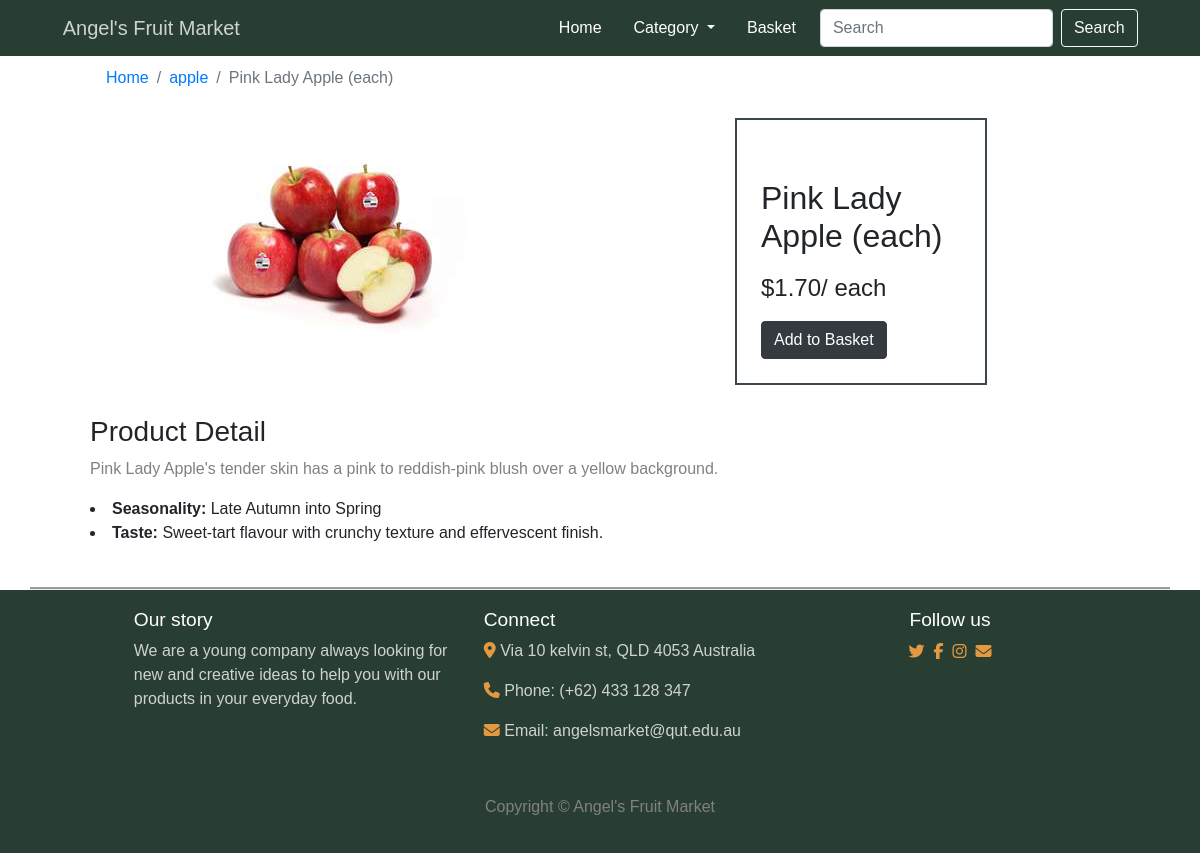
The app's page /fruits/2/ with its own data.
### models.py (models this page shows, shortened)
class Fruit(db.Model):
    __tablename__ = "fruits"
    id = db.Column(db.Integer, primary_key=True)
    category_id = db.Column(db.Integer, db.ForeignKey('categories.id'))
    name = db.Column(db.String(64), unique=True, nullable=False)
    price= db.Column(db.Float, nullable=False)
    description = db.Column(db.String(500), nullable=False)
    image = db.Column(db.String(60), nullable=False)
    seasonality = db.Column(db.String(60), nullable=False)
    taste = db.Column(db.String(500), nullable=False)
    made_from = db.Column(db.String(60), default='grown-in-au-logo.svg')

class Category(db.Model):
    __tablename__ = 'categories'
    id = db.Column(db.Integer, primary_key=True)
    name = db.Column(db.String(64), unique=True, nullable=False)
    description = db.Column(db.String(500), nullable=False)
    fruits = db.relationship('Fruit', backref='Category',
                             cascade="all, delete-orphan")

### views.py (the view)
@bp.route('/fruits/<int:fruitid>/')
def fruitDetail(fruitid):
    fruits = Fruit.query.filter(Fruit.id == fruitid)
    return render_template('fruit.html', fruits=fruits)

### templates/fruit.html (shortened to what this page needs)
{% extends 'base.html'%}
{% block main %}
{% for fruit in fruits%}
<section id="envy-apple">
        <div class="container" style="border-bottom: groove;">
            <nav aria-label="breadcrumb">
                <ol class="breadcrumb ">
                  <li class="breadcrumb-item"><a href="{{ url_for('main.index')}}">Home</a></li>
                  <li class="breadcrumb-item"><a href="{{ url_for('main.index',_anchor=''+fruit.Category.name)}}">{{fruit.Category.name}}</a></li>
                  <li class="breadcrumb-item active" aria-current="page">{{fruit.name}}</li>
                </ol>
              </nav>
            <div class="row">
                <div class=" col-md-6 col-sm-12 ">
                    <img src="{{url_for('static', filename='images/'+fruit.image)}}" alt="envy apple " class="jutify-content-center img-fluid">
                </div>
                <div class="col-md-6 col-sm-12">
                    <div class="envy-apple-card" style="height: auto;">
                        <h2 style="padding-top: 35px;">{{fruit.name}}</h2>
                        <h4>{{ "$%.2f"|format(fruit.price) }}/ each</h4>
                        <form action="{{ url_for('main.order') }}">
                            <input class="btn btn-dark" type="submit" value="Add to Basket">
                        </form>
                    </div>
                </div>
            </div>
            <div class="description text-left">
                <h3>Product Detail</h3>
                <p>{{fruit.description}}</p>
                <li><strong>Seasonality:</strong> {{fruit.seasonality}}</li>
                <li><strong>Taste:</strong> {{fruit.taste}}</li>
            </div>
        </div>
  </section>
{% endfor %}
{% endblock %}

### static/styles.css (style rules this page uses)
body { background-color: #fbf9f1; font-family: 'Noto Sans JP', sans-serif; text-align: center; }
p { color: #818181; }
.container-fluid, .container { padding: 1.5% 5%; }
.breadcrumb { background-color:white ; }
.envy-apple-card { padding: 24px; border: 2px solid #3a474e; text-align: left; width: 252px; margin-left: 120px; margin-right:120px; }
.envy-apple-card h2, .envy-apple-card h4 { padding-bottom: 10px; }
.description { padding-top:3%; }

### templates/fruit.html (style rules this page uses)
section { background-color: white; }

### records on screen
Fruit: Category.name "apple", name "Pink Lady Apple (each)", image (picture), price "$1.70", description "Pink Lady Apple's tender skin has a pink to reddish-pink blush over a yellow background.", seasonality "Late Autumn into Spring", taste "Sweet-tart flavour with crunchy texture and effervescent finish."
